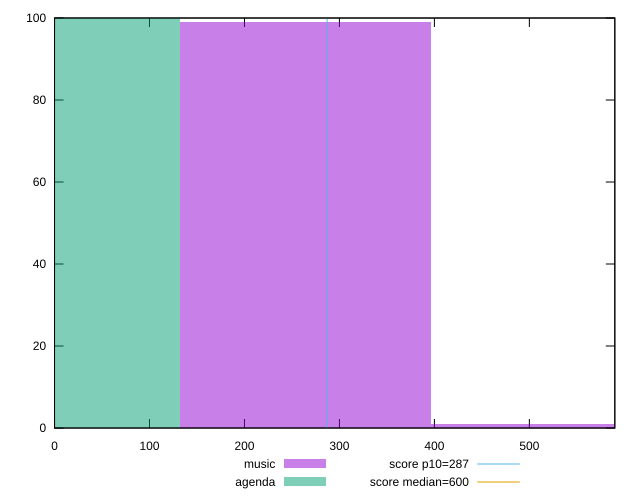

gnuplot code for this plot:
reset

$music <<EOF
528.0793782474817 1
264.03968912374086 99
EOF

$agenda <<EOF
0 100
EOF

set key outside below
set boxwidth 264.03968912374086
set xrange [0:590]
set yrange [0:100]
set trange [0:100]
set style fill transparent solid 0.5 noborder

set parametric
set terminal svg size 640, 500 enhanced background rgb 'white'
set output "reports/report_00032_2021-02-25T10-28-15.087Z/total-blocking-time/comparison/histogram/0_vs_1.svg"

plot $music title "music" with boxes, \
     $agenda title "agenda" with boxes, \
     287,t title "score p10=287", \
     600,t title "score median=600"

reset
